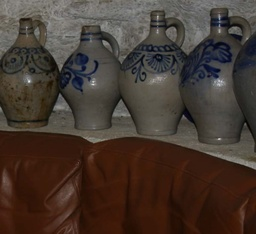
#> input picture A2_resources/pots_flash.jpg, 256 x 234 px, shrunk from 774 x 706 before the run, found by its file name
$ jupyter execute q7_2.ipynb   (shell and % lines are left out)
#> lines starting #> are read from the running program, lines starting #| are printed output that depends on the picture
### Does it makes sense to develop an inverse bilateral filter, which blurs an image at edges and preserves the homogeneous regions. If it makes sense, design it and suggest its applications

[cell 1]

import cv2
import numpy as np
from matplotlib import pyplot as plt
import math

[cell 2]
i1 = './A2_resources/pots_flash.jpg'

img1 = cv2.imread(i1)
#> img1 is the input picture: shape (234, 256, 3); mean B, G, R 48, 56.4, 69.4

[cell 3]
def gauss2D(shape,sigma):
    m,n = [(ss-1)/2 for ss in shape]
    y,x = np.ogrid[-m:m+1,-n:n+1]
    h = np.exp( -(x*x + y*y) / (2.*sigma*sigma) )
    h[ h < np.finfo(h.dtype).eps*h.max() ] = 0

    return h

[cell 4]
def bfunc(i,j,fw,fh,image,sigma_b, sigma_g, domainFilter):
    imgwork = image[i - fh//2:i+1 + fh//2, j - fw//2:j+1 + fw//2, :]

    rangeFilter = 255 - 255*(((imgwork - image[i, j,:])**2 )/(2*(sigma_b**2)))

    bilateralFilter = np.exp(-1*rangeFilter)*domainFilter
    bilateralFilter = bilateralFilter/np.sum(bilateralFilter,axis=(0,1))

    return np.sum(np.multiply(imgwork, bilateralFilter),axis=(0,1))

[cell 5]
def bilateralFilterConv(image, fw,fh, sigma_b, sigma_g):
#> called with fw = 5, fh = 5, sigma_b = 40, sigma_g = 40
    size = image.shape
#> size = (234, 256, 3)

    domain = gauss2D((fw,fh), sigma_g)

    id = 0
    if image.shape[2] == 1:
        id = 1
        domainFilter = np.resize(domain,(*domain.shape,1))
    else:
        domainFilter = np.stack([domain, domain, domain], axis=2)

    out = np.zeros((size[0]-2*fw +1,size[1]-2*fh +1,size[2]))
    for i in range(size[0]-2*fh +1):
        for j in range(size[1]-2*fw +1):
            out[i,j,:] = bfunc(i+fw-1, j+fh-1, fw, fh, image, sigma_b, sigma_g, domainFilter)
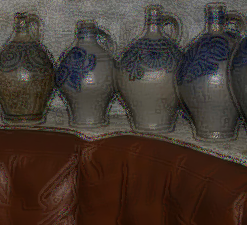
#> out: shape (225, 247, 3) float64; mean B, G, R 47.7, 55.8, 68.6

    if id == 1:
        return np.resize(out, (out.shape[0], out.shape[1])).astype(np.uint8)
    else:
        return out.astype(np.uint8)

[cell 6]
img3 = bilateralFilterConv(img1, 5, 5, 40, 40)

b1, g1, r1 = cv2.split(img1)
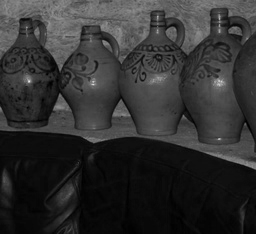
#> b1: shape (234, 256); min 0, max 233, mean 48
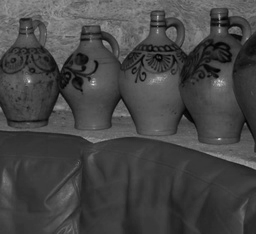
#> r1: shape (234, 256); min 0, max 234, mean 69.4
img1 = cv2.merge((r1,g1,b1))

b3, g3, r3 = cv2.split(img3)
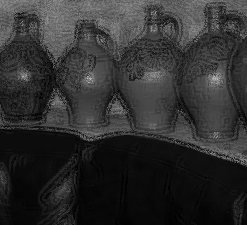
#> b3: shape (225, 247); min 0, max 197, mean 47.2
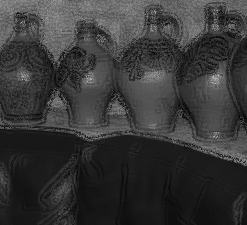
#> g3: shape (225, 247); min 2, max 190, mean 55.3
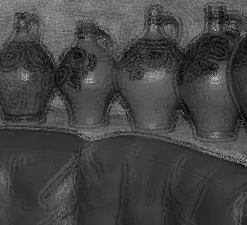
#> r3: shape (225, 247); min 1, max 216, mean 68.1
img3 = cv2.merge((r3,g3,b3))

[cell 7]
plt.figure(figsize=(10,10))
plt.subplot(121),plt.imshow(img1)
plt.title('Original'), plt.xticks([]), plt.yticks([])
plt.subplot(122),plt.imshow(img3)
plt.title('Filtered'), plt.xticks([]), plt.yticks([])
plt.show()
